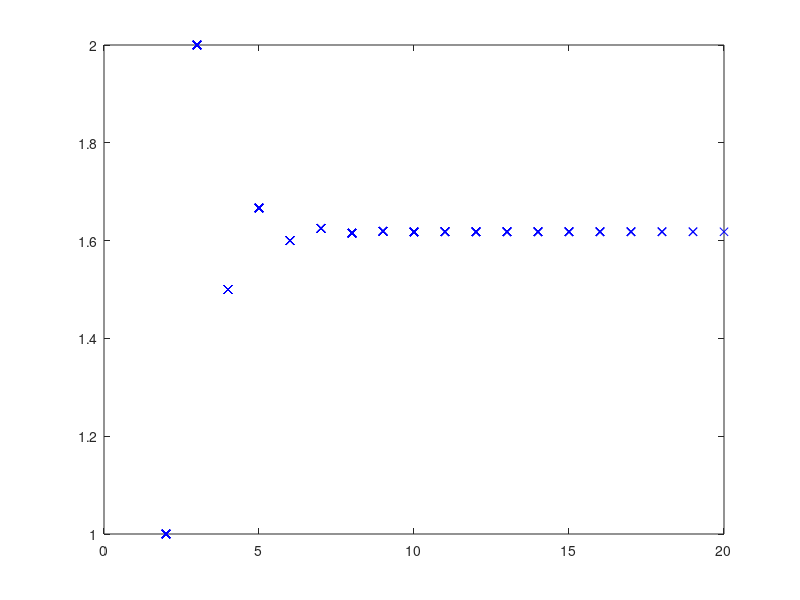

The MATLAB script that drew this image:
clear;clc;clf;

count = 20;
lst = [0 1];
format long e

for i = 1:count
    lst(i+2) = lst(i) + lst(i+1);
    x1(i) = lst(i+1)/lst(i);
    plot(x1,"bx")
    hold on

end

lst